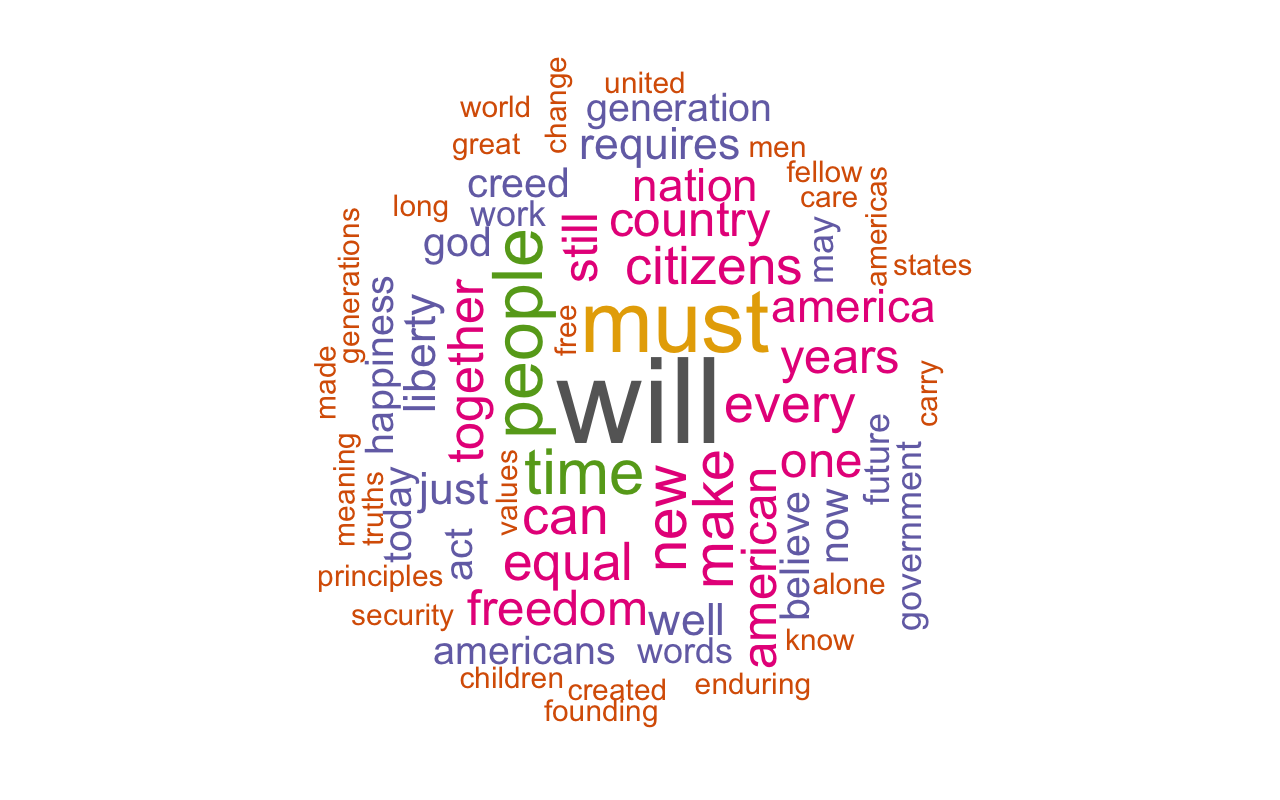

Generate this figure with R:
#!/usr/bin/env Rscript
#------------------------------------------------------------------------------
# Wordcloud from Obama's 2009 Inaugural Address
# - code referred from One R Tip A Day, http://goo.gl/9fYCOz
# - written by Jeong-Yoon Lee ([email redacted])
#------------------------------------------------------------------------------

# Parse input arguments.
args = commandArgs(T)
if (length(args) != 1) {
    stop('Usage: wordcloud_obama_inaugural.R output_file_name\n')
}

out_file = args[1]

# Import libraries.
require(RColorBrewer)
require(SnowballC)
require(tm)
require(wordcloud)
require(XML)

# Definitions
URL_INAUGURAL_ADDRESS = 'http://www.whitehouse.gov/the-press-office/2013/01/21/inaugural-address-president-barack-obama'
XPATH_EXPRESSION = "/html/body/div[2]/div/div[4]/div[2]/div[1]/div/text()"

# Read URL into HTML tree.
doc = htmlTreeParse(URL_INAUGURAL_ADDRESS, useInternalNodes = T)

# Parse HTML to get texts.
nodes = getNodeSet(doc, XPATH_EXPRESSION)
texts = sapply(nodes, xmlValue)

# Build a corpus using TF-IDF.
corpus = Corpus(VectorSource(texts))
corpus = tm_map(corpus, function(x) iconv(enc2utf8(x), sub = "byte") )
corpus = tm_map(corpus, stripWhitespace)
corpus = tm_map(corpus, tolower)
corpus = tm_map(corpus, removePunctuation)
corpus = tm_map(corpus, removeWords, c(stopwords('english'), 'applause'))

tdm = TermDocumentMatrix(corpus, 
                         control=list(weighting=function(x)
                                                    weightTfIdf(x, normalize=F),
                                      bounds=list(global=c(3,Inf))))
tdm = as.matrix(tdm)

# Sort the term document matrix by TF-IDF scores.
v = sort(rowSums(tdm), decreasing=T)
d = data.frame(word = names(v), freq=v)

# Draw and save the wordcloud.
pal2 = brewer.pal(8, "Dark2")
png(out_file, width=1280,height=800)
wordcloud(d$word, d$freq, scale=c(10, .1),
          random.order=F, rot.per=.4, colors=pal2)
dev.off()
